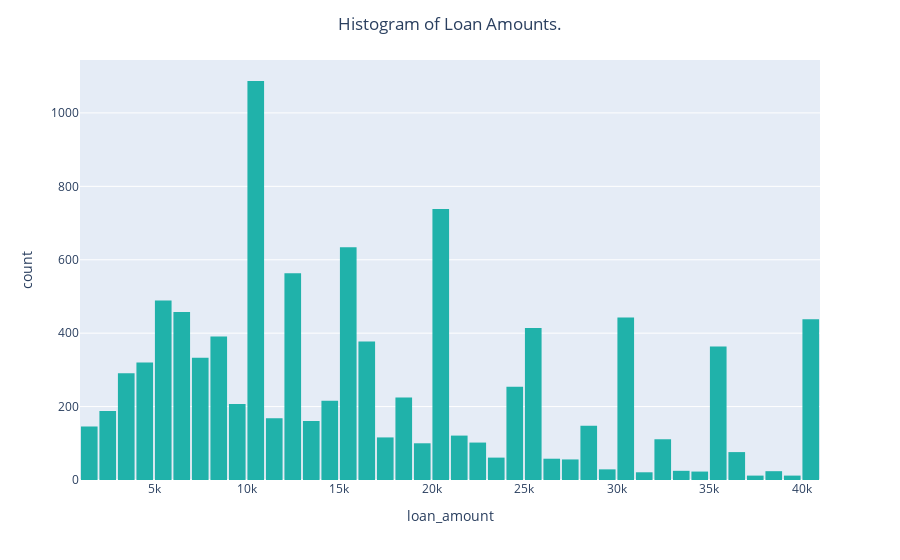

Notebook source saved alongside this figure:
### Markdown cell above
### Here is Example Code for a simple Histogram

### Code cell
fig = px.histogram(DF,
                   nbins=50,
                   x='loan_amount',
                   color_discrete_sequence=['lightseagreen'])

fig.update_layout(bargap=0.1,
                  title='Histogram of Loan Amounts.',
                  title_x=0.5)
fig.show()# Your code here

### Figure 1 — Plotly figure (JSON) as saved in the notebook; plotly's stock layout.template omitted (floating-point values rounded to 4 significant figures; data arrays with more than 128 entries replaced by an {"elided": "..."} marker saying what was removed)
{"data": [{"alignmentgroup": "True", "bingroup": "x", "hovertemplate": "loan_amount=%{x}<br>count=%{y}<extra></extra>", "legendgroup": "", "marker": {"color": "lightseagreen", "pattern": {"shape": ""}}, "name": "", "nbinsx": 50, "offsetgroup": "", "orientation": "v", "showlegend": false, "type": "histogram", "x": {"elided": "10000 int values"}, "xaxis": "x", "yaxis": "y"}], "layout": {"autosize": true, "bargap": 0.1, "barmode": "relative", "legend": {"tracegroupgap": 0}, "margin": {"t": 60}, "title": {"text": "Histogram of Loan Amounts.", "x": 0.5}, "xaxis": {"anchor": "y", "autorange": true, "domain": [0, 1], "range": [999.5, 41000.0], "title": {"text": "loan_amount"}, "type": "linear"}, "yaxis": {"anchor": "x", "autorange": true, "domain": [0, 1], "range": [0, 1144.0], "title": {"text": "count"}}}}
